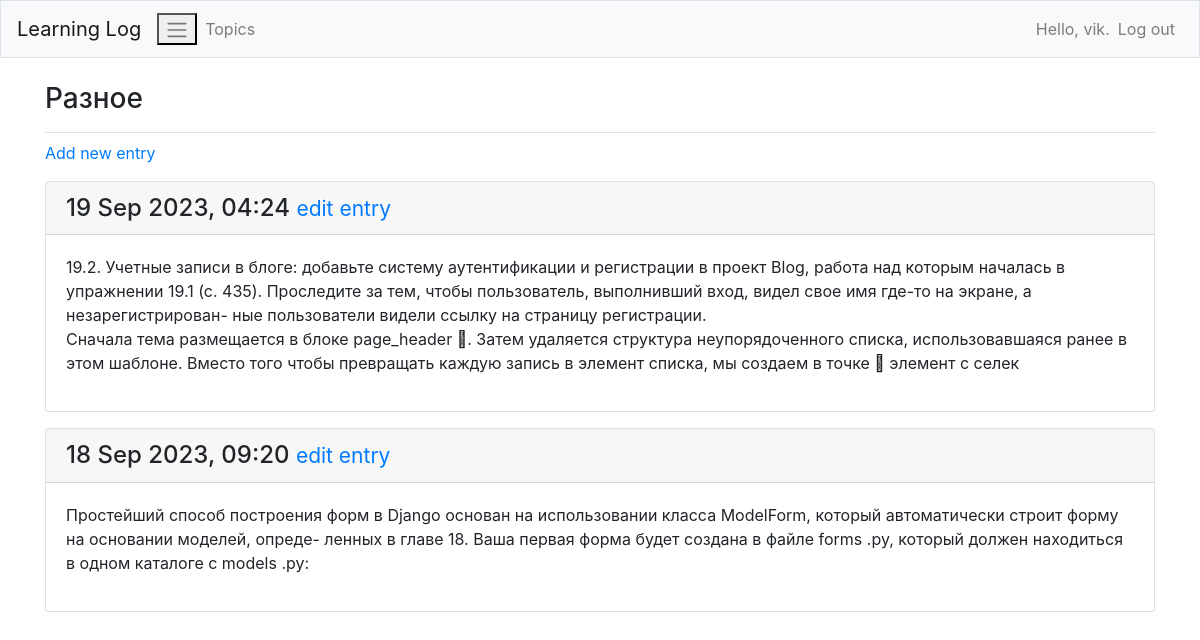
The page /topics/1/ (signed in) on the database its author committed.
### learning_logs/models.py (models this page shows, shortened)
class Topic(models.Model):
    text = models.CharField(max_length=200)
    date_added = models.DateTimeField(auto_now_add=True)
    owner = models.ForeignKey(User, on_delete=models.CASCADE)
    def __str__(self):
        return self.text

class Entry(models.Model):
    topic = models.ForeignKey(Topic, on_delete=models.CASCADE)
    text = models.TextField()
    date_added = models.DateTimeField(auto_now_add=True)
    class Meta:
        verbose_name_plural = 'entries'

### learning_logs/views.py (the view)
# urls.py: path('topics/<int:topic_id>/', views.topic, name='topic'),
@login_required
def topic(request, topic_id):
    topic = Topic.objects.get(id=topic_id)
    if topic.owner != request.user:
        raise Http404
    entries = topic.entry_set.order_by('-date_added')
    context = {'topic': topic, 'entries': entries}
    return render(request, 'learning_logs/topic.html', context)

### learning_logs/templates/learning_logs/topic.html
{% extends "learning_logs/base.html" %}
{% block page_header %}
  <h3>{{ topic }}</h3>
{% endblock page_header %}
{% block content %}
    <p>
        <a href="{% url 'learning_logs:new_entry' topic.id %}">Add new entry</a>
    </p>
    {% for entry in entries %}
        <div class="card mb-3">
            <h4 class="card-header">
                {{ entry.date_added|date:'d M Y, H:i' }}
                <small><a href="{% url 'learning_logs:edit_entry' entry.id %}">edit entry</a></small>
            </h4>
            <div class="card-body">
                {{ entry.text|linebreaks }}
            </div>
        </div>
    {% empty %}
        <p>There are no entries for this topic yet.</p>
    {% endfor %}
{% endblock content %}

### learning_logs/templates/learning_logs/base.html (shortened to what this page needs)
{% load bootstrap4 %}
<!DOCTYPE html>
<html lang="en">
<head>
    {% bootstrap_css %}
</head>
<body>
    <nav class="navbar navbar-expand-md navbar-light bg-light mb-4 border">
        <a class ="navbar-brand" href="{% url 'learning_logs:index' %}">Learning Log</a>
        <button class="toggler-navbar" type="button" data-toggle="collapse" data-target="#navbarCollapse" aria-controls="navbarCollapse" aria-expanded="false" aria-label="Toggle navigation"><span class="navbar-toggler-icon"></span></button>
        <div class="collapse navbar-collapse" id="navbarCollapse">
            <ul class="navbar-nav mr-auto">
              <li class="nav-item">
                <a class="nav-link" href="{% url 'learning_logs:topics'%}">
                    Topics</a></li>
            </ul>
            <ul class="navbar-nav ml-auto">
                {% if user.is_authenticated %}
                    <li class="nav-item">
                        <span class="navbar-text"}">Hello, {{ user.username }}.</span>
                    </li>
                <li class="nav-item">
                    <a class="nav-link" href="{% url 'users:logout' %}">Log out</a>
                </li>
                {% else %}
                <li class="nav-item">
                    <a class="nav-link" href="{% url 'users:register' %}">Register</a>
                </li>
                <li class="nav-item">
                    <a class="nav-link" href="{% url 'users:login' %}">Log in</a></li>
            {% endif %}
            </ul>
        </div>
    </nav>
    <main role="main" class="container">
        <div class="pb-2 mb-2 border-bottom">
            {% block page_header %}{% endblock page_header %}
        </div>
        <div>
            {% block content %}{% endblock content %}
        </div>
    </main>
</body>
</html>

### rows shown on the page
Topic: text "Разное"
Entry: date_added "19 Sep 2023, 04:24", text "19.2. Учетные записи в блоге: добавьте систему аутентификации и регистрации в проект Blog, работа над которым началась в упражнении 19.1 (с. 435). Проследите за тем, чтобы пользователь, выполнивший вход, видел свое имя где-то на экране, а незарегистрирован- ные пользователи видели ссылку на страницу регистрации. Сначала тема размещается в блоке page_header . Затем удаляется структура неупорядоченного списка, использовавшаяся ранее в этом шаблоне. Вместо того чтобы превращать каждую запись в элемент списка, мы создаем в точке  элемент с селек"
Entry: date_added "18 Sep 2023, 09:20", text "Простейший способ построения форм в Django основан на использовании класса ModelForm, который автоматически строит форму на основании моделей, опреде- ленных в главе 18. Ваша первая форма будет создана в файле forms .py, который должен находиться в одном каталоге с models .py:"

### other values the page prints
{{ user.username }} "vik"
